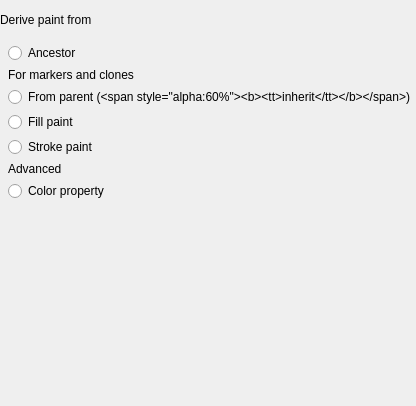
<?xml version="1.0" encoding="UTF-8"?>
<ui version="4.0">
  <class>PaintInherited</class>
  <widget class="QWidget" name="PaintInherited">
    <property name="geometry">
      <rect>
        <x>0</x>
        <y>0</y>
        <width>341</width>
        <height>406</height>
      </rect>
    </property>
    <property name="windowTitle">
      <string>Paint Inherited</string>
    </property>
    <layout class="QVBoxLayout" name="mainLayout">
      <property name="spacing">
        <number>8</number>
      </property>
      <property name="leftMargin">
        <number>0</number>
      </property>
      <property name="topMargin">
        <number>4</number>
      </property>
      <property name="rightMargin">
        <number>0</number>
      </property>
      <property name="bottomMargin">
        <number>8</number>
      </property>
      <!-- <item>
        <widget class="QLabel" name="titleLabel">
          <property name="text">
            <string>Derive paint from</string>
          </property>
          <property name="class" stdset="0">
            <string>panel-label</string>
          </property>
          <property name="alignment">
            <set>Qt::AlignmentFlag::AlignLeading|Qt::AlignmentFlag::AlignLeft|Qt::AlignmentFlag::AlignVCenter</set>
          </property>
        </widget>
      </item> -->
      <item>
        <widget class="Linea::UI::AdaptiveStack" name="modeStack">
          <widget class="QWidget" name="radioPage">
            <layout class="QVBoxLayout" name="radioPageLayout">
              <property name="spacing">
                <number>8</number>
              </property>
              <property name="leftMargin">
                <number>0</number>
              </property>
              <property name="topMargin">
                <number>0</number>
              </property>
              <property name="rightMargin">
                <number>0</number>
              </property>
              <property name="bottomMargin">
                <number>0</number>
              </property>
              <item>
                <widget class="QLabel" name="titleLabel">
                  <property name="text">
                    <string>Derive paint from</string>
                  </property>
                  <property name="class" stdset="0">
                    <string>panel-label</string>
                  </property>
                </widget>
              </item>
              <item>
                <layout class="QVBoxLayout" name="radioLayout">
                  <property name="spacing">
                    <number>5</number>
                  </property>
                  <property name="leftMargin">
                    <number>8</number>
                  </property>
                  <property name="topMargin">
                    <number>0</number>
                  </property>
                  <property name="rightMargin">
                    <number>0</number>
                  </property>
                  <property name="bottomMargin">
                    <number>0</number>
                  </property>
                  <item>
                    <widget class="QRadioButton" name="paintUnset">
                      <property name="toolTip">
                        <string>Inherit paint from element higher up in hierarchy.</string>
                      </property>
                      <property name="text">
                        <string>Ancestor</string>
                      </property>
                    </widget>
                  </item>
                  <item>
                    <widget class="QLabel" name="markersLabel">
                      <property name="text">
                        <string>For markers and clones</string>
                      </property>
                      <property name="class" stdset="0">
                        <string>info-text</string>
                      </property>
                      <property name="alignment">
                        <set>Qt::AlignmentFlag::AlignLeading|Qt::AlignmentFlag::AlignLeft|Qt::AlignmentFlag::AlignVCenter</set>
                      </property>
                      <property name="margin">
                        <number>1</number>
                      </property>
                      <property name="topMargin" stdset="0">
                        <number>10</number>
                      </property>
                    </widget>
                  </item>
                  <item>
                    <widget class="QRadioButton" name="paintInherit">
                      <property name="visible">
                        <bool>false</bool>
                      </property>
                      <property name="text">
                        <string>From parent (&lt;span style=&quot;alpha:60%&quot;&gt;&lt;b&gt;&lt;tt&gt;inherit&lt;/tt&gt;&lt;/b&gt;&lt;/span&gt;)</string>
                      </property>
                    </widget>
                  </item>
                  <item>
                    <widget class="QRadioButton" name="paintContextFill">
                      <property name="toolTip">
                        <string>Inherit paint from fill of context element (&lt;b&gt;&lt;tt&gt;context-fill&lt;/tt&gt;&lt;/b&gt;).
    Useful for marker and clone elements.</string>
                      </property>
                      <property name="text">
                        <string>Fill paint</string>
                      </property>
                    </widget>
                  </item>
                  <item>
                    <widget class="QRadioButton" name="paintContextStroke">
                      <property name="toolTip">
                        <string>Inherit paint from stroke of context element (&lt;b&gt;&lt;tt&gt;context-stroke&lt;/tt&gt;&lt;/b&gt;).
    Useful for marker and clone elements.</string>
                      </property>
                      <property name="text">
                        <string>Stroke paint</string>
                      </property>
                    </widget>
                  </item>
                  <item>
                    <widget class="QLabel" name="advancedLabel">
                      <property name="text">
                        <string>Advanced</string>
                      </property>
                      <property name="class" stdset="0">
                        <string>info-text</string>
                      </property>
                      <property name="alignment">
                        <set>Qt::AlignmentFlag::AlignLeading|Qt::AlignmentFlag::AlignLeft|Qt::AlignmentFlag::AlignVCenter</set>
                      </property>
                      <property name="margin">
                        <number>1</number>
                      </property>
                      <property name="topMargin" stdset="0">
                        <number>10</number>
                      </property>
                    </widget>
                  </item>
                  <item>
                    <widget class="QRadioButton" name="paintCurrentColor">
                      <property name="toolTip">
                        <string>Use value of the &lt;b&gt;&lt;tt&gt;color&lt;/tt&gt;&lt;/b&gt; property from element higher up in hierarchy (&lt;b&gt;&lt;tt&gt;currentColor&lt;/tt&gt;&lt;/b&gt;).</string>
                      </property>
                      <property name="text">
                        <string>Color property</string>
                      </property>
                    </widget>
                  </item>
                </layout>
              </item>
            </layout>
          </widget>

          <widget class="QWidget" name="comboPage">
            <layout class="QVBoxLayout" name="comboLayout">
              <property name="leftMargin">
                <number>0</number>
              </property>
              <property name="topMargin">
                <number>0</number>
              </property>
              <property name="rightMargin">
                <number>0</number>
              </property>
              <property name="bottomMargin">
                <number>0</number>
              </property>
              <property name="spacing">
                <number>4</number>
              </property>
              <item>
                <widget class="QLabel" name="titleLabel2">
                  <property name="text">
                    <string>Derive paint from</string>
                  </property>
                  <property name="class" stdset="0">
                    <string>panel-label</string>
                  </property>
                  <!-- <property name="alignment">
                    <set>Qt::AlignmentFlag::AlignLeading|Qt::AlignmentFlag::AlignLeft|Qt::AlignmentFlag::AlignVCenter</set>
                  </property> -->
                </widget>
              </item>
              <item>
                <widget class="Linea::UI::IconComboBox" name="modeCombo"/>
              </item>
            </layout>
          </widget>
        </widget>
      </item>
      <item>
        <spacer name="verticalSpacer">
          <property name="orientation">
            <enum>Qt::Orientation::Vertical</enum>
          </property>
          <property name="sizeHint" stdset="0">
            <size>
              <width>0</width>
              <height>0</height>
            </size>
          </property>
        </spacer>
      </item>
    </layout>
  </widget>
  <resources/>
  <connections/>
  <customwidgets>
    <customwidget>
      <class>Linea::UI::AdaptiveStack</class>
      <extends>QStackedWidget</extends>
      <header>adaptive-stack.h</header>
    </customwidget>
    <customwidget>
      <class>Linea::UI::IconComboBox</class>
      <extends>QPushButton</extends>
      <header>icon-combobox.h</header>
    </customwidget>
  </customwidgets>
</ui>
